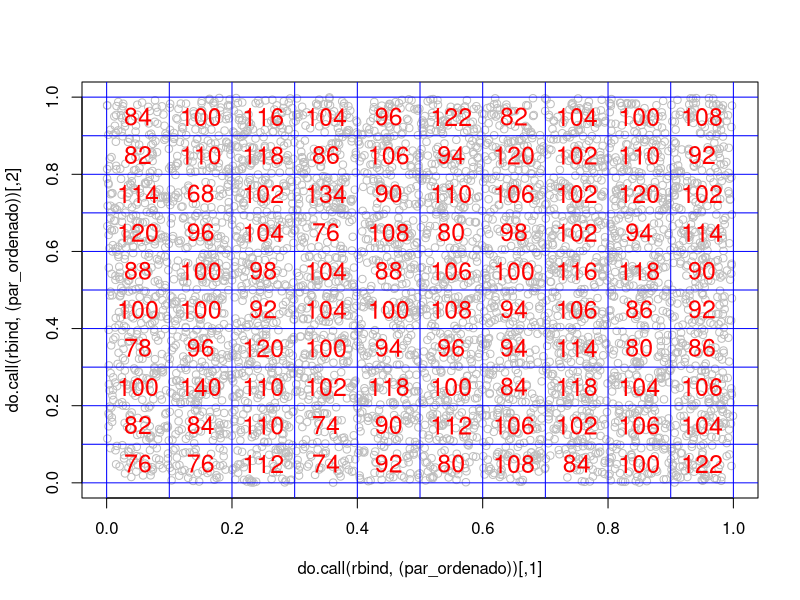

Here is the R script that generated this plot:
set.seed(666)
amostra <- runif(1E4)

teste_pares_ord_unif <- function(x, a = 0, b = 1, k=10){

   # Calculando o tamanho da amostra
  n <- length(x)
   # Verificando se o tamanho é um número par para gerar os pares ordenados
  stopifnot(n %% 2 == 0)
   # Valor esperado de pares ordenados em cada região
  e <- (n/(k**2))/2
  
   # Gerando um data.frame com pares ordenados dos indices impares com pares
  par_ordenado <- lapply(1:(n/2), function(i) c(x[i], x[i+1]))
  
   # Calculando a amplitude de valores
  amplitude <- (b - a)/ k
   # Calculando os intervalos a serem divididos
  intervalos <- seq(a, b, amplitude)
  
   # Definindo os intervalos pertencentes de cada valor 
  par_ord_intervalo <- lapply(par_ordenado,
                              function(x) cut(x, intervalos, 
                                              include.lowest = T))
  
   # Juntando a lista de pares de intervalos em um data.freame 
  par_ord_intervalo_df <- do.call(rbind, par_ord_intervalo)
  
   # Criando uma tabela para contar quantos pares pertencem ao mesmo intervalo 
   # em x e em y
  tabela_pares_ord <- aggregate(par_ord_intervalo_df, 
                                list(par_ord_intervalo_df[, 1], par_ord_intervalo_df[, 2]), 
                                length)
  
   # Definindo os nomes das colunas da tabela
  colnames(tabela_pares_ord) <- c("Intervalo_x", "Intervalo_y", "Quantidade_impares", "Quantidade_pares")
   # Somando as quantidades impares e pares para saber quantos valores estão naquela região
  tabela_pares_ord$fi <-tabela_pares_ord$Quantidade_impares + tabela_pares_ord$Quantidade_pares
  
   # Plotando os pares ordenados
  plot(do.call(rbind,(par_ordenado)), col = "grey")
   # Plotando os intervalos
  abline(v = intervalos, col = "blue")
  abline(h = intervalos, col = "blue")
   # Percorrendo os intervalos em x e em y para plotar a quantidade de valores
  lapply(1:k, function(j){
    lapply(1:k, function(i){
      text((intervalos[i] + intervalos[i+1])/2, (intervalos[j] + intervalos[j+1])/2,
           tabela_pares_ord$fi[tabela_pares_ord$Intervalo_x == i & tabela_pares_ord$Intervalo_y == j], col = "Red", cex = 1.5)
      
    }
    )
  }
  )
  
   # Retornando esta tabela
  return(tabela_pares_ord)
}

 # Chamando a função para a amostra
tabela <- teste_pares_ord_unif(amostra)
 # Somando a quantidade observado para ver se da o tamanho da amostra
sum(tabela$fi)

